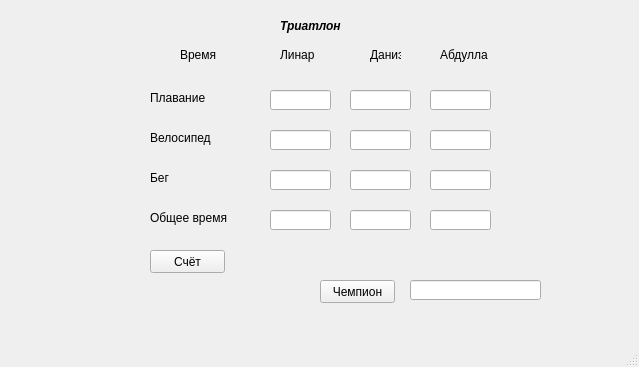
<?xml version="1.0" encoding="UTF-8"?>
<ui version="4.0">
 <class>MainWindow</class>
 <widget class="QMainWindow" name="MainWindow">
  <property name="geometry">
   <rect>
    <x>0</x>
    <y>0</y>
    <width>639</width>
    <height>367</height>
   </rect>
  </property>
  <property name="windowTitle">
   <string>MainWindow</string>
  </property>
  <widget class="QWidget" name="centralwidget">
   <widget class="QLabel" name="label">
    <property name="geometry">
     <rect>
      <x>280</x>
      <y>10</y>
      <width>181</width>
      <height>31</height>
     </rect>
    </property>
    <property name="font">
     <font>
      <weight>75</weight>
      <italic>true</italic>
      <bold>true</bold>
     </font>
    </property>
    <property name="mouseTracking">
     <bool>false</bool>
    </property>
    <property name="text">
     <string>Триатлон</string>
    </property>
   </widget>
   <widget class="QLabel" name="label_2">
    <property name="geometry">
     <rect>
      <x>180</x>
      <y>40</y>
      <width>60</width>
      <height>29</height>
     </rect>
    </property>
    <property name="text">
     <string>Время</string>
    </property>
   </widget>
   <widget class="QLabel" name="label_3">
    <property name="geometry">
     <rect>
      <x>280</x>
      <y>40</y>
      <width>82</width>
      <height>29</height>
     </rect>
    </property>
    <property name="text">
     <string>Линар</string>
    </property>
   </widget>
   <widget class="QLabel" name="label_4">
    <property name="geometry">
     <rect>
      <x>370</x>
      <y>40</y>
      <width>31</width>
      <height>29</height>
     </rect>
    </property>
    <property name="text">
     <string>Даниэль</string>
    </property>
   </widget>
   <widget class="QLabel" name="label_5">
    <property name="geometry">
     <rect>
      <x>440</x>
      <y>40</y>
      <width>61</width>
      <height>29</height>
     </rect>
    </property>
    <property name="text">
     <string>Абдулла</string>
    </property>
   </widget>
   <widget class="QLabel" name="label_6">
    <property name="geometry">
     <rect>
      <x>150</x>
      <y>90</y>
      <width>91</width>
      <height>16</height>
     </rect>
    </property>
    <property name="text">
     <string>Плавание</string>
    </property>
   </widget>
   <widget class="QLabel" name="label_7">
    <property name="geometry">
     <rect>
      <x>150</x>
      <y>130</y>
      <width>101</width>
      <height>16</height>
     </rect>
    </property>
    <property name="text">
     <string>Велосипед</string>
    </property>
   </widget>
   <widget class="QLabel" name="label_8">
    <property name="geometry">
     <rect>
      <x>150</x>
      <y>170</y>
      <width>81</width>
      <height>16</height>
     </rect>
    </property>
    <property name="text">
     <string>Бег</string>
    </property>
   </widget>
   <widget class="QLabel" name="label_9">
    <property name="geometry">
     <rect>
      <x>150</x>
      <y>210</y>
      <width>101</width>
      <height>16</height>
     </rect>
    </property>
    <property name="text">
     <string>Общее время</string>
    </property>
   </widget>
   <widget class="QLineEdit" name="lineEdit">
    <property name="geometry">
     <rect>
      <x>270</x>
      <y>90</y>
      <width>61</width>
      <height>20</height>
     </rect>
    </property>
   </widget>
   <widget class="QLineEdit" name="lineEdit_2">
    <property name="geometry">
     <rect>
      <x>270</x>
      <y>130</y>
      <width>61</width>
      <height>20</height>
     </rect>
    </property>
   </widget>
   <widget class="QLineEdit" name="lineEdit_3">
    <property name="geometry">
     <rect>
      <x>270</x>
      <y>170</y>
      <width>61</width>
      <height>20</height>
     </rect>
    </property>
   </widget>
   <widget class="QLineEdit" name="lineEdit_4">
    <property name="geometry">
     <rect>
      <x>270</x>
      <y>210</y>
      <width>61</width>
      <height>20</height>
     </rect>
    </property>
   </widget>
   <widget class="QLineEdit" name="lineEdit_9">
    <property name="geometry">
     <rect>
      <x>350</x>
      <y>90</y>
      <width>61</width>
      <height>20</height>
     </rect>
    </property>
   </widget>
   <widget class="QLineEdit" name="lineEdit_10">
    <property name="geometry">
     <rect>
      <x>350</x>
      <y>170</y>
      <width>61</width>
      <height>20</height>
     </rect>
    </property>
   </widget>
   <widget class="QLineEdit" name="lineEdit_11">
    <property name="geometry">
     <rect>
      <x>350</x>
      <y>210</y>
      <width>61</width>
      <height>20</height>
     </rect>
    </property>
   </widget>
   <widget class="QLineEdit" name="lineEdit_12">
    <property name="geometry">
     <rect>
      <x>350</x>
      <y>130</y>
      <width>61</width>
      <height>20</height>
     </rect>
    </property>
   </widget>
   <widget class="QLineEdit" name="lineEdit_13">
    <property name="geometry">
     <rect>
      <x>430</x>
      <y>90</y>
      <width>61</width>
      <height>20</height>
     </rect>
    </property>
   </widget>
   <widget class="QLineEdit" name="lineEdit_14">
    <property name="geometry">
     <rect>
      <x>430</x>
      <y>170</y>
      <width>61</width>
      <height>20</height>
     </rect>
    </property>
   </widget>
   <widget class="QLineEdit" name="lineEdit_15">
    <property name="geometry">
     <rect>
      <x>430</x>
      <y>210</y>
      <width>61</width>
      <height>20</height>
     </rect>
    </property>
   </widget>
   <widget class="QLineEdit" name="lineEdit_16">
    <property name="geometry">
     <rect>
      <x>430</x>
      <y>130</y>
      <width>61</width>
      <height>20</height>
     </rect>
    </property>
   </widget>
   <widget class="QPushButton" name="pushButton">
    <property name="geometry">
     <rect>
      <x>150</x>
      <y>250</y>
      <width>75</width>
      <height>23</height>
     </rect>
    </property>
    <property name="text">
     <string>Счёт</string>
    </property>
   </widget>
   <widget class="QPushButton" name="pushButton_2">
    <property name="geometry">
     <rect>
      <x>320</x>
      <y>280</y>
      <width>75</width>
      <height>23</height>
     </rect>
    </property>
    <property name="text">
     <string>Чемпион</string>
    </property>
   </widget>
   <widget class="QLineEdit" name="lineEdit_17">
    <property name="geometry">
     <rect>
      <x>410</x>
      <y>280</y>
      <width>131</width>
      <height>20</height>
     </rect>
    </property>
   </widget>
  </widget>
  <widget class="QMenuBar" name="menubar">
   <property name="geometry">
    <rect>
     <x>0</x>
     <y>0</y>
     <width>639</width>
     <height>21</height>
    </rect>
   </property>
  </widget>
  <widget class="QStatusBar" name="statusbar"/>
 </widget>
 <resources/>
 <connections/>
</ui>
